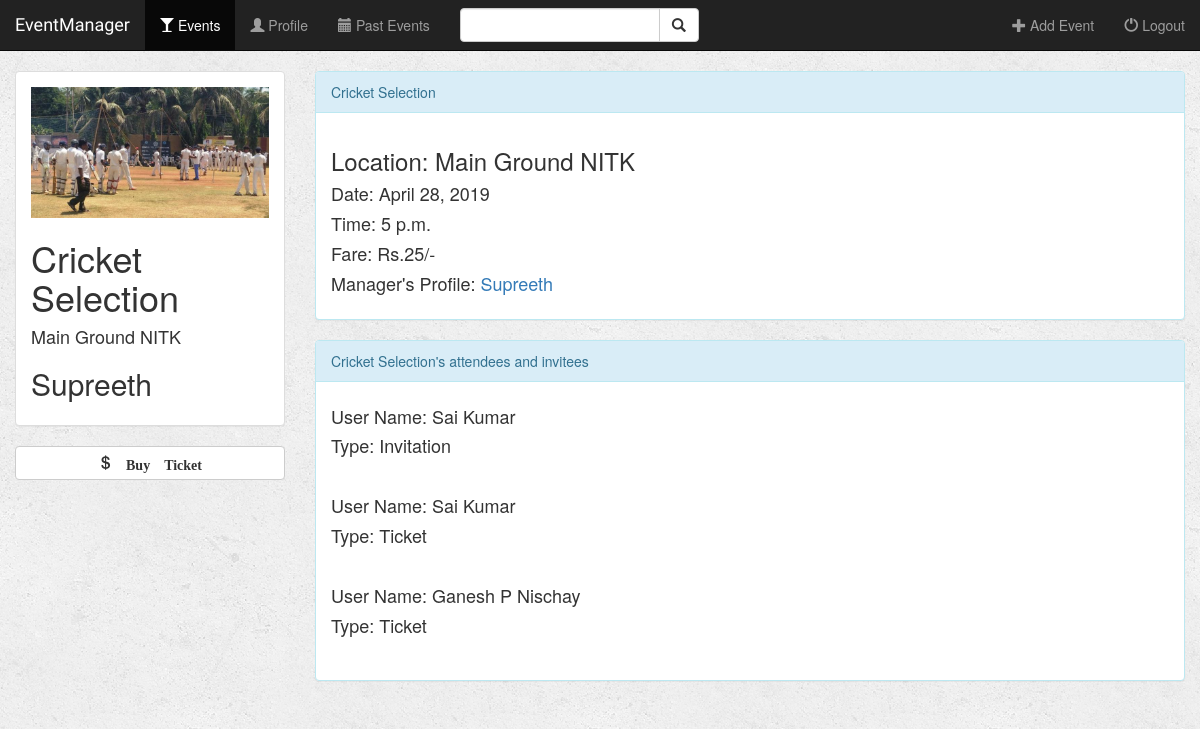
/event/18/ (signed in), run on the app's committed database.
### event/models.py (models this page shows, shortened)
class Event(models.Model):
    name = models.CharField(max_length=50, null=False)
    image = models.ImageField(default='settings.MEDIA_ROOT/default_event.jpg')
    location = models.TextField(max_length=500, null=False)
    date = models.DateField(null=True)
    time = models.TimeField(null=True)
    manager = models.ForeignKey(User, on_delete=models.CASCADE)
    fare = models.PositiveIntegerField(null=True)
    def __str__(self):
        return self.name + ', ' + self.manager.username

class Ticket(models.Model):
    attendee = models.ForeignKey(User, on_delete=models.CASCADE)
    event = models.ForeignKey(Event, on_delete=models.CASCADE)
    flag = models.BooleanField(null=False)

### event/views.py (the view)
# urls.py: url(r'^(?P<pk>[0-9]+)/$', views.detail, name='detail'),
def detail(request, pk):
    if not request.user.is_authenticated:
        return render(request, 'event/login.html')
    else:
        user = request.user
        event = get_object_or_404(Event, pk=pk)
        tickets = Ticket.objects.filter(event=event)
        return render(request, 'event/detail.html', {'event': event, 'user': user, 'tickets': tickets})

### event/templates/event/detail.html (shortened to what this page needs)
{% extends 'event/base.html' %}
{% block events_active %}active{% endblock %}
{% block body %}
<div class="container-fluid events-container">
    <div class="row">
        <div class="col-sm-4 col-md-3">
            <div class="panel panel-default">
                <div class="panel-body">
                    <img src="{{ event.image.url }}" class="img-responsive">
                    <h1>{{ event.name }}</h1> <h4>{{ event.location }}</h4>
                    <h2>{{ event.manager.first_name }}</h2>
                </div>
            </div>
            {% if event.manager.id == request.user.id %}
                <!-- <form action="{% url 'event:update_event' event.id %}" method="post" style="display: inline;">
                    {% csrf_token %}
                    <input type="hidden" name="event_id" value="{{ event.id }}" />
                    <button type="submit" class="btn btn-default btn-block">
                        <span class="glyphicon glyphicon-edit"><strong> Update Event Details</strong></span>
                    </button>
                </form> -->
                <br>
                <!-- <form action="{% url 'event:invite_users' event.id %}" method="post" style="display: inline;">
                    {% csrf_token %}
                    <input type="hidden" name="event_id" value="{{ event.id }}" />
                    <button type="submit" class="btn btn-default btn-block">
                        <span class="glyphicon glyphicon-envelope"><strong> Send Invitations</strong></span>
                    </button>
                </form> -->
            {% else %}
                <form action="{% url 'event:buy_ticket' event.id %}" method="get" style="display: inline;">
                    <button type="submit" class="btn btn-default btn-block">
                        <span class="glyphicon glyphicon-usd"><strong> Buy Ticket</strong></span>
                    </button>
                </form>
            {% endif %}
        </div>
        <div class="col-sm-8 col-md-9">
            <div class="panel panel-info">
                <div class="panel-heading">
                    {{ event.name }}
                </div>
                <div class="panel-body">
                    <h3>Location: {{ event.location }}</h3>
                    <h4>Date: {{ event.date }}</h4>
                    <h4>Time: {{ event.time }}</h4>
                    <h4>Fare: Rs.{{ event.fare }}/-</h4>
                    <h4>Manager's Profile: <a href="{% url 'event:user_profile' event.manager.id %}">{{ event.manager.first_name }}</a></h4>
                </div>
            </div>
            <div class="panel panel-info">
                <div class="panel-heading">
                    {{ event.name }}'s attendees and invitees
                </div>
                <div class="panel-body">
                    {% for ticket in tickets %}
                        <h4>User Name: {{ ticket.attendee.first_name }}  {{ ticket.attendee.last_name }}</h4>
                        <h4>Type: {% if ticket.flag %} Ticket {% else %} Invitation {% endif %}</h4>
                        <br>
                    {% endfor %}
                </div>
            </div>
        </div>
    </div>
</div>
{% endblock %}

### event/static/event/css/style.css (style rules this page uses)
body { background: white url("./../images/background.png"); }

### data on the page
Event: image (picture), name "Cricket Selection", location "Main Ground NITK", manager.first_name "Supreeth", date "April 28, 2019", time "5 p.m.", fare "25"
Ticket: attendee.first_name "Sai", attendee.last_name "Kumar", flag "Invitation"
Ticket: attendee.first_name "Sai", attendee.last_name "Kumar", flag "Ticket"
Ticket: attendee.first_name "Ganesh", attendee.last_name "P Nischay", flag "Ticket"
